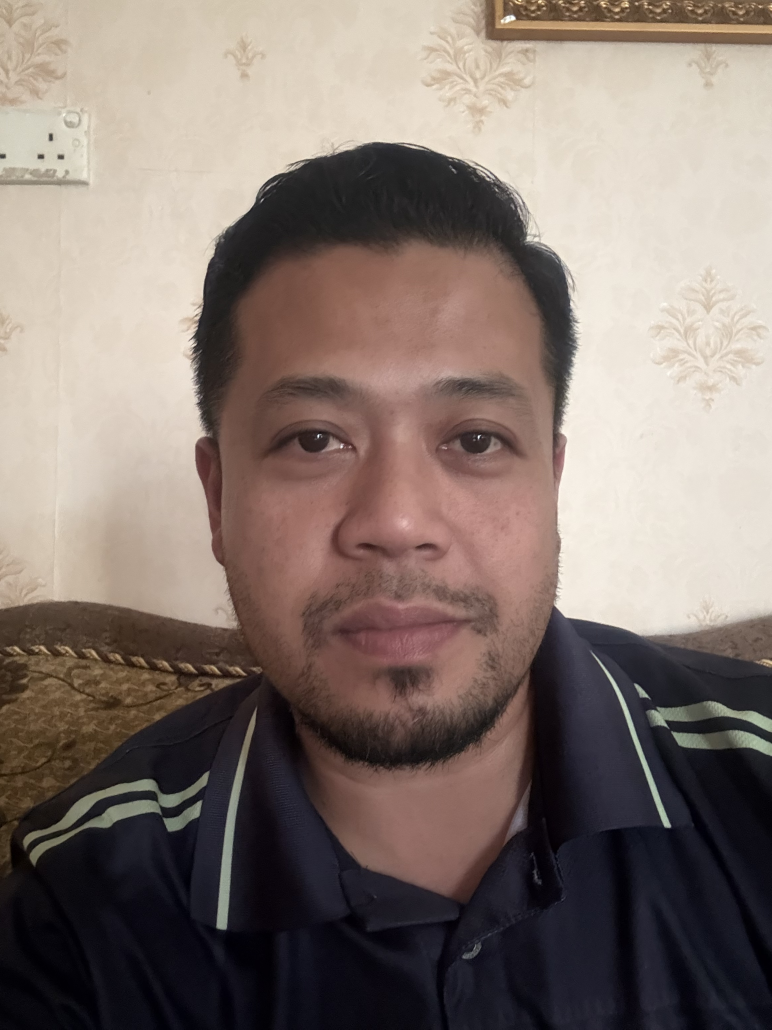
#> input picture known_faces/Ghani.jpg, 2316 x 3088 px (shown at 1/3 size); its folder holds only this picture in this run
$ python -i app.py   (imports and definitions only)
#> lines starting #> are read from the running program, lines starting #| are printed output that depends on the picture
import streamlit as st
import cv2
import numpy as np
import os
from PIL import Image

# =====================================================
# PAGE SETTINGS
# =====================================================
# [7 lines not run here, left out]

# =====================================================
# SETTINGS
# =====================================================
KNOWN_FACES_DIR = "known_faces"
IMAGE_EXTENSIONS = (".jpg", ".jpeg", ".png")

# [2 lines not run here, left out]

# =====================================================
# LOAD FACE DETECTOR
# =====================================================
face_cascade = cv2.CascadeClassifier(
    cv2.data.haarcascades + "haarcascade_frontalface_default.xml"
)

# =====================================================
# HELPER FUNCTIONS
# =====================================================
def get_name_from_file(filename):
    """
    Example:
    known_faces/Ghani.jpg -> Ghani
    known_faces/Ali.png -> Ali
    """
    return os.path.splitext(os.path.basename(filename))[0]


def load_known_faces():
    """
    Loads all images inside known_faces folder.
    The filename becomes the person's name.
    Example:
    known_faces/Ghani.jpg will display Ghani
    """
    known_face_images = []
    known_face_names = []

    files = [
        f for f in os.listdir(KNOWN_FACES_DIR)
        if f.lower().endswith(IMAGE_EXTENSIONS)
    ]

    for file in files:
        path = os.path.join(KNOWN_FACES_DIR, file)

        img = cv2.imread(path)
#> img is the input picture: shape (3088, 2316, 3); mean B, G, R 110.9, 117.8, 131.7

        if img is None:
            continue

        gray = cv2.cvtColor(img, cv2.COLOR_BGR2GRAY)
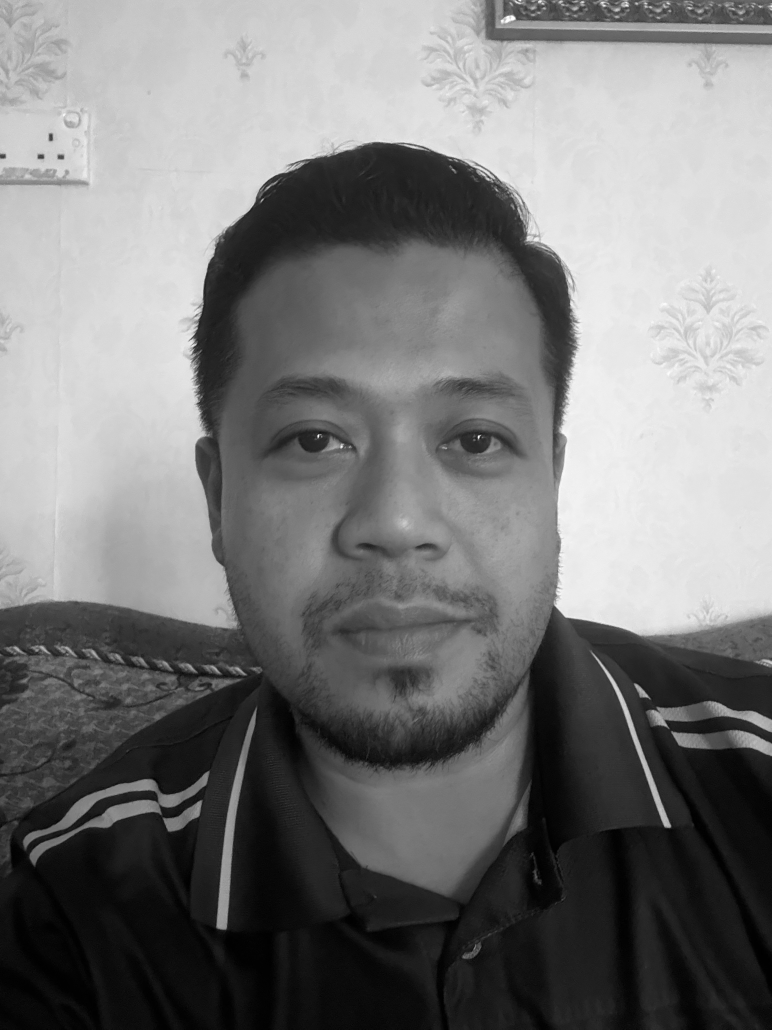
#> gray: shape (3088, 2316) (shown at 1/3 size); min 0, max 255, mean 121.2

        faces = face_cascade.detectMultiScale(
            gray,
            scaleFactor=1.1,
            minNeighbors=5,
            minSize=(50, 50)
        )
#> faces = [[531, 819, 1294, 1294]]

        if len(faces) == 0:
            continue

        # Use the largest detected face
        x, y, w, h = max(faces, key=lambda box: box[2] * box[3])
#> x = 531; y = 819; w = 1294; h = 1294
        face_roi = gray[y:y+h, x:x+w]
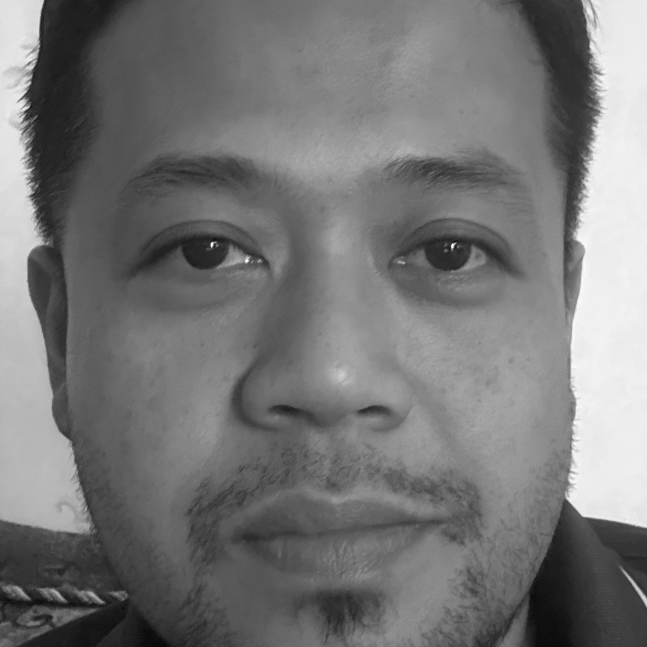
#> face_roi: shape (1294, 1294) (shown at 1/2 size); min 6, max 255, mean 118.2
        face_roi = cv2.resize(face_roi, (200, 200))
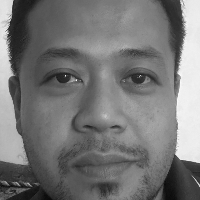
#> face_roi: shape (200, 200); min 10, max 251, mean 118

        known_face_images.append(face_roi)
        known_face_names.append(get_name_from_file(file))

    return known_face_images, known_face_names


def recognize_face(test_face, known_face_images, known_face_names):
    """
    Simple OpenCV template matching.
    Lower score = better match.
    This is lightweight and deploys more easily than TensorFlow/DeepFace.
    """
    if len(known_face_images) == 0:
        return "Unknown", None

    test_face = cv2.resize(test_face, (200, 200))

    best_name = "Unknown"
    best_score = float("inf")

    for known_face, name in zip(known_face_images, known_face_names):
        score = np.mean((test_face.astype("float") - known_face.astype("float")) ** 2)

        if score < best_score:
            best_score = score
            best_name = name

    # You may adjust this.
    # Lower = stricter, higher = more forgiving.
    threshold = 4500

    if best_score < threshold:
        return best_name, best_score
    else:
        return "Unknown", best_score


# =====================================================
# SIDEBAR
# =====================================================
# [16 lines not run here, left out]

known_files = [
    f for f in os.listdir(KNOWN_FACES_DIR)
    if f.lower().endswith(IMAGE_EXTENSIONS)
]

# [6 lines not run here, left out]

# =====================================================
# LOAD KNOWN FACE DATA
# =====================================================
known_face_images, known_face_names = load_known_faces()
#> known_face_images = 1 item; known_face_names = ['Ghani']

# [4 lines not run here, left out]

# =====================================================
# CAMERA INPUT
# =====================================================
# [1 line that did not run here, left out]

# [56 lines not run here, left out]

>>> result = load_known_faces()

$ run again, on known_faces/Umi.jpeg
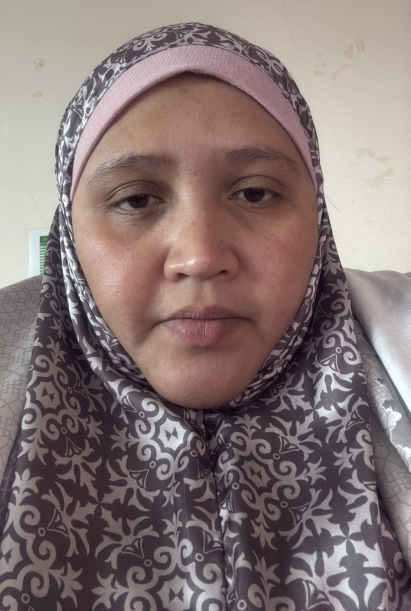
#> input picture known_faces/Umi.jpeg, 821 x 1222 px (shown at 1/2 size)
#> in load_known_faces, img is the input picture: shape (1222, 821, 3); mean B, G, R 116.3, 117.9, 133.6
#> in load_known_faces, `gray = cv2.cvtColor(img, cv2.COLOR_BGR2GRAY)`:
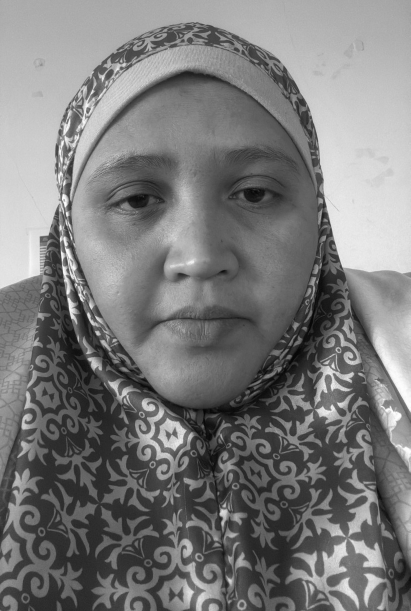
#> gray: shape (1222, 821) (shown at 1/2 size); min 3, max 255, mean 122.4
#> faces = [[301, 905, 57, 57], [16, 958, 55, 55], [75, 145, 638, 638]]
#> x = 75; y = 145; w = 638
#> in load_known_faces, `face_roi = cv2.resize(face_roi, (200, 200))`:
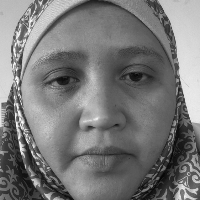
#> face_roi: shape (200, 200); min 5, max 253, mean 119.9
#> known_face_images = 1 item; known_face_names = ['Umi']

$ run again, on known_faces/Ghazy.jpeg
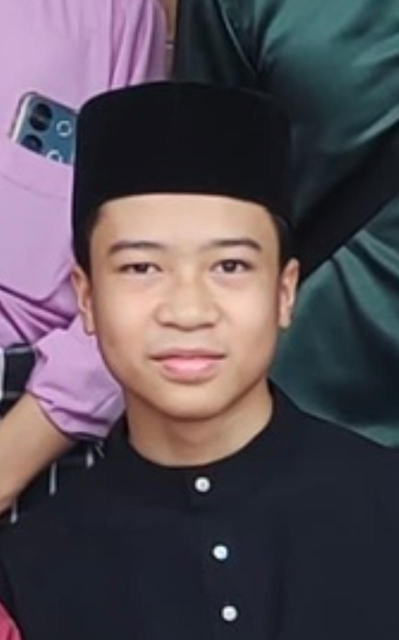
#> input picture known_faces/Ghazy.jpeg, 798 x 1280 px (shown at 1/2 size)
#> in load_known_faces, img is the input picture: shape (1280, 798, 3); mean B, G, R 85.4, 77, 86.2
#> in load_known_faces, `gray = cv2.cvtColor(img, cv2.COLOR_BGR2GRAY)`:
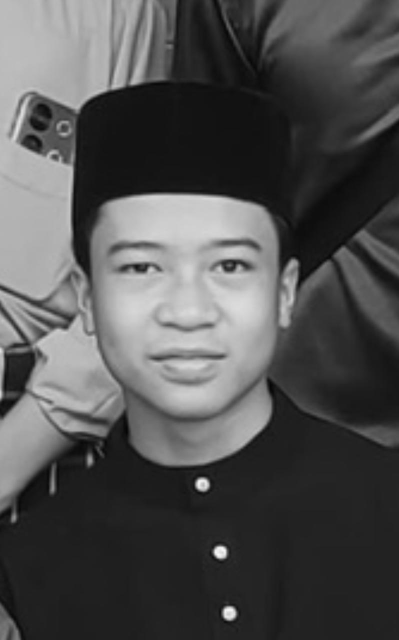
#> gray: shape (1280, 798) (shown at 1/2 size); min 3, max 251, mean 80.7
#> faces = [[145, 356, 464, 464]]
#> x = 145; y = 356; w = 464
#> in load_known_faces, `face_roi = gray[y:y+h, x:x+w]`:
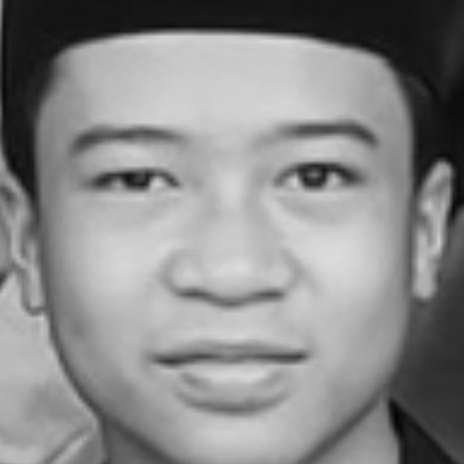
#> face_roi: shape (464, 464); min 3, max 220, mean 137.3
#> known_face_images = 1 item; known_face_names = ['Ghazy']

$ run again, on known_faces/Humaira.jpg
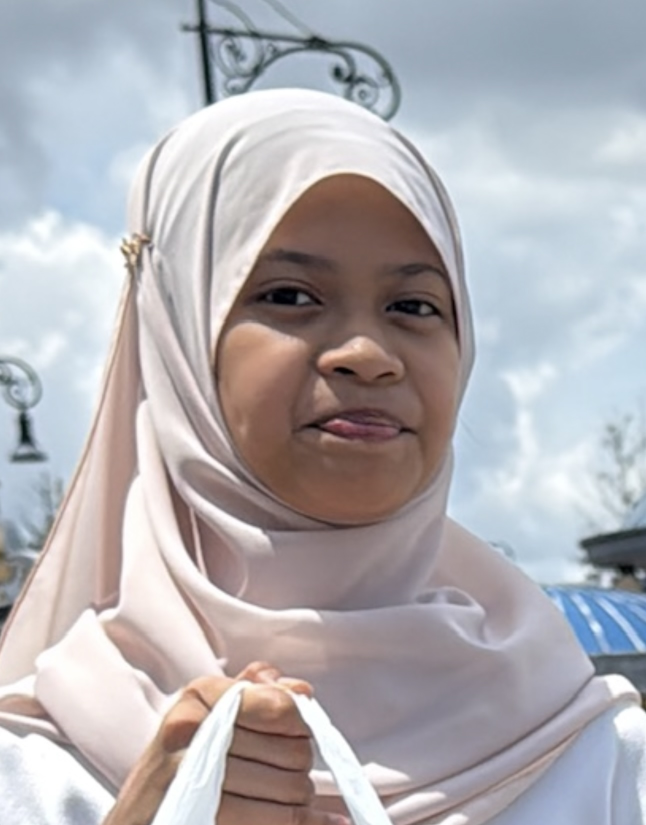
#> input picture known_faces/Humaira.jpg, 1292 x 1650 px (shown at 1/2 size)
#> in load_known_faces, img is the input picture: shape (1650, 1292, 3); mean B, G, R 178.9, 174.6, 177.1
#> in load_known_faces, `gray = cv2.cvtColor(img, cv2.COLOR_BGR2GRAY)`:
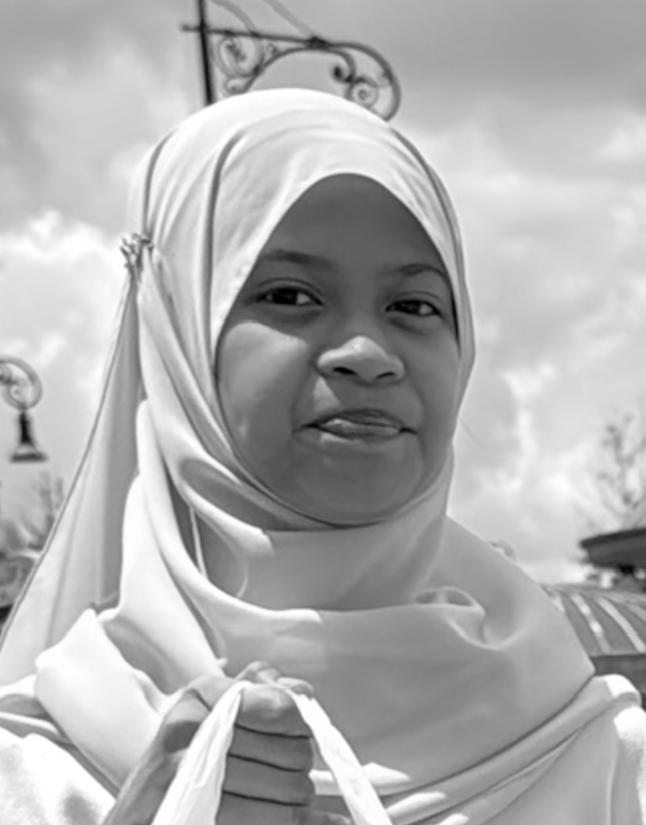
#> gray: shape (1650, 1292) (shown at 1/2 size); min 0, max 255, mean 175.8
#> faces = [[409, 381, 595, 595]]
#> x = 409; y = 381; w = 595
#> in load_known_faces, `face_roi = gray[y:y+h, x:x+w]`:
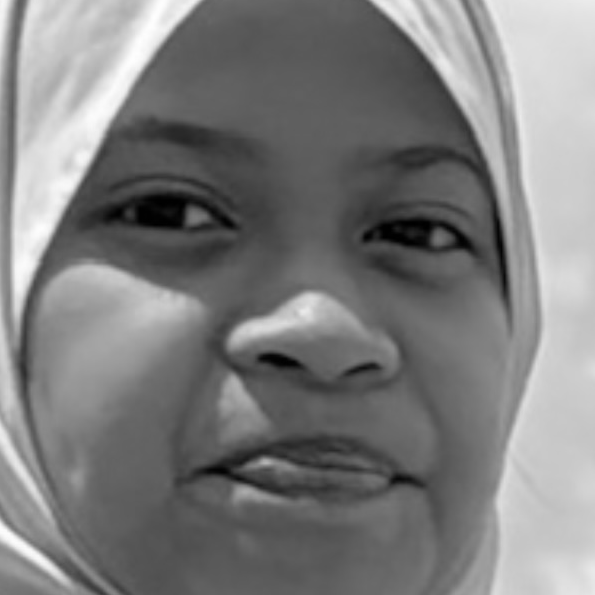
#> face_roi: shape (595, 595); min 0, max 254, mean 125.7
#> known_face_images = 1 item; known_face_names = ['Humaira']

$ run again, on known_faces/Huzaira.jpg
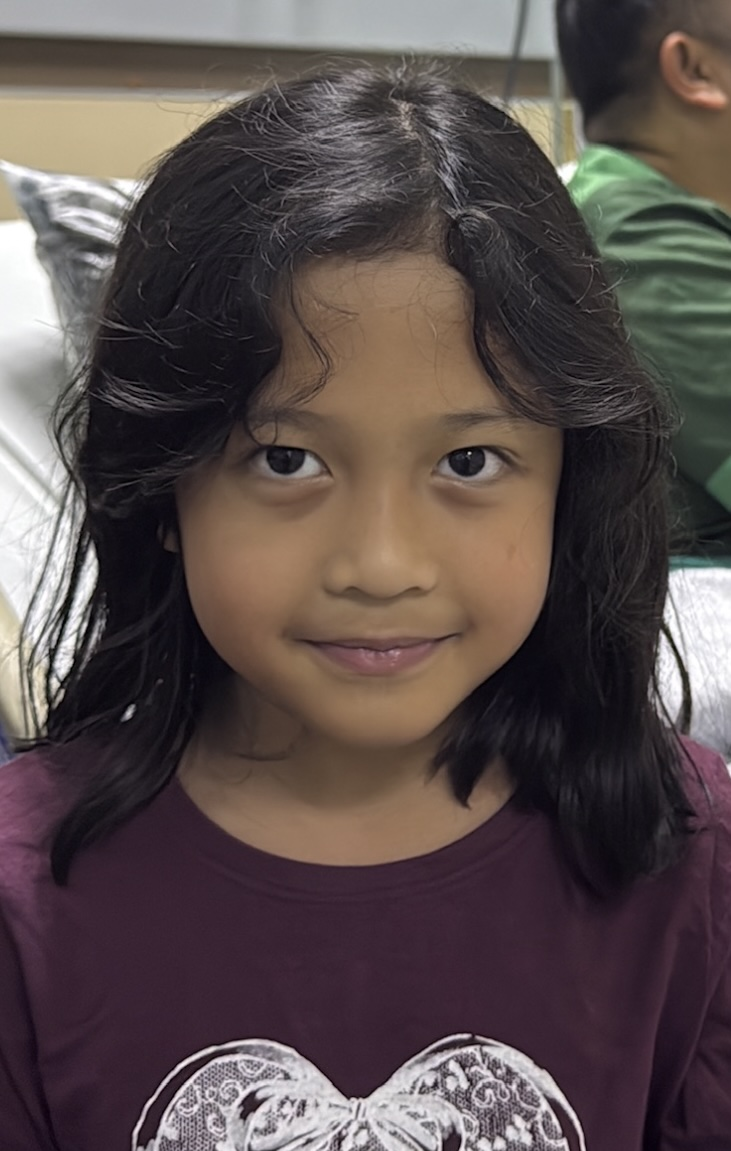
#> input picture known_faces/Huzaira.jpg, 731 x 1151 px
#> in load_known_faces, img is the input picture: shape (1151, 731, 3); mean B, G, R 76.2, 77.2, 88.9
#> in load_known_faces, `gray = cv2.cvtColor(img, cv2.COLOR_BGR2GRAY)`:
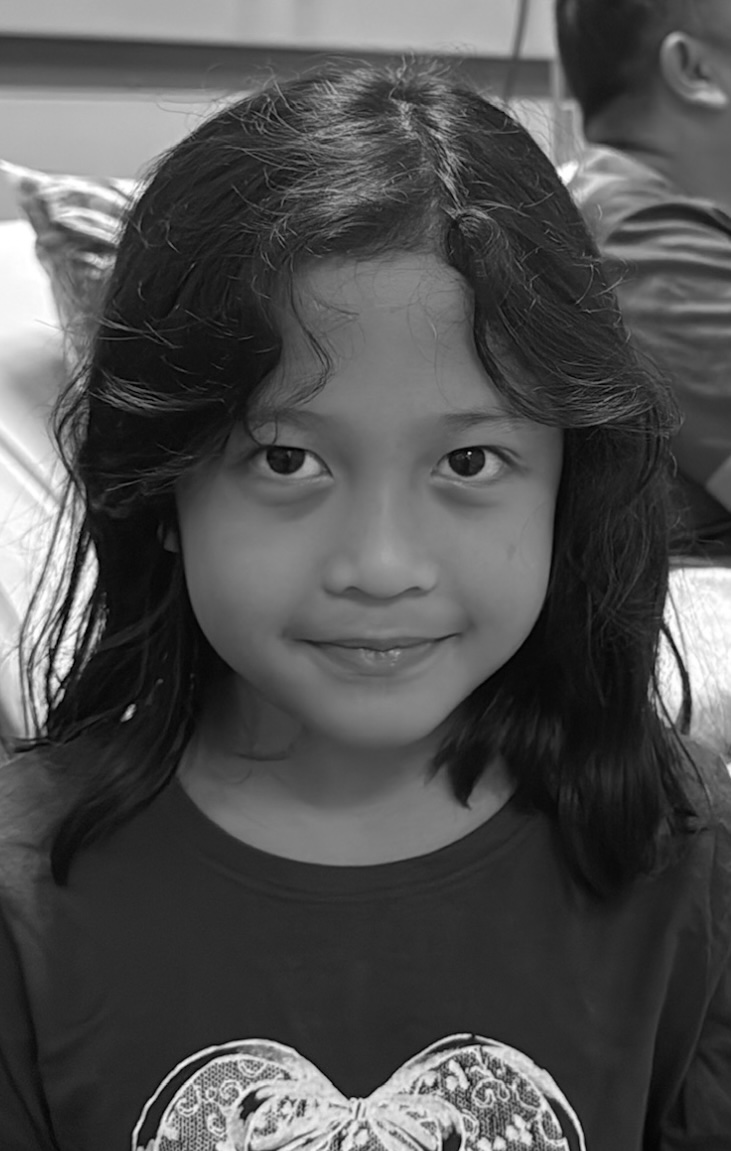
#> gray: shape (1151, 731); min 0, max 255, mean 80.6
#> faces = [[178, 323, 415, 415]]
#> x = 178; y = 323; w = 415
#> in load_known_faces, `face_roi = gray[y:y+h, x:x+w]`:
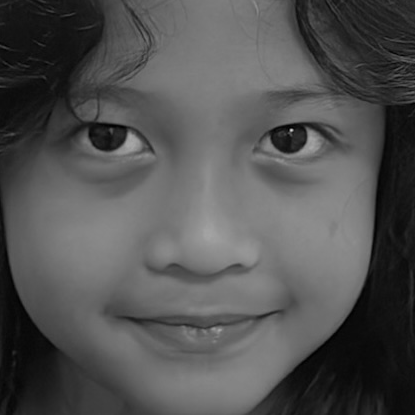
#> face_roi: shape (415, 415); min 1, max 210, mean 82.4
#> known_face_images = 1 item; known_face_names = ['Huzaira']
